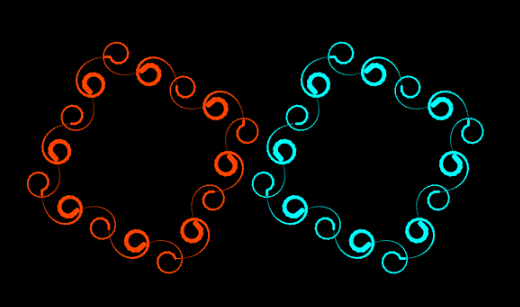

Write the Python code that produced this figure.
from turtle import *
tom = Turtle()
tom.shape('turtle')
tom.speed(0)
tom.goto(-100,0)

def flower():
	w=0.1
	for i in range(27):
		tom.fd(5)
		tom.lt(i+5)
		w=w+0.2
		tom.width(w)
	tom.circle(50,10)
	tom.circle(50,-10)
	w=0.1
	for i in range(27):
		tom.fd(5)
		tom.rt(i+5)
		w=w+0.1
		tom.width(w)


def frame():
	for t in range (4):
		for count in range (2):
			flower()
		tom.lt(90)

tom.color('orange red')
frame()

tom.pu()
tom.fd(250)
tom.pd()

tom.color('cyan')
frame()

tom.hideturtle()
